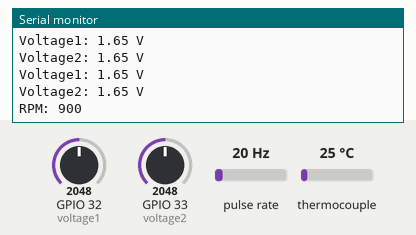
Recording of a sketch running on a simulated ESP32. On the bench: the last lines printed to the serial monitor. Wiring (inferred from the names in the program): pulse sensor: data GPIO 18. The inputs (shaded band) are chosen by the test bench; at power-on: pulse rate 20 Hz, GPIO 32 (voltage1) = 2048, GPIO 33 (voltage2) = 2048, thermocouple 25 °C. Nothing arrives over Bluetooth unless stated.

Above: at 1.7 s.
1.8 s: pulse rate (sensor on GPIO 18) set to 4 Hz
At 3.1 s:
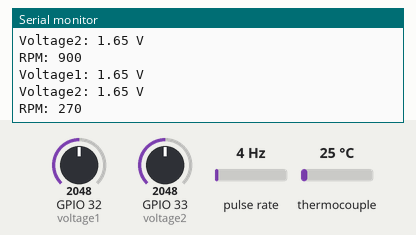
3.3 s: GPIO 32 (voltage1) set to 2866
At 4.3 s:
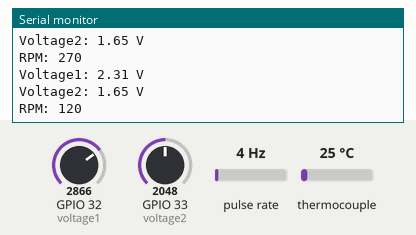
4.8 s: GPIO 33 (voltage2) set to 2866
At 6.1 s:
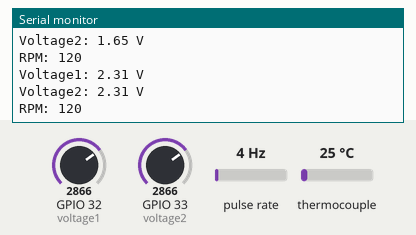
6.3 s: pulse rate (sensor on GPIO 18) set to 50 Hz
At 7.1 s:
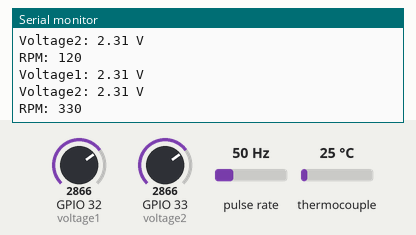
7.8 s: GPIO 32 (voltage1) set to 3972
At 9.1 s:
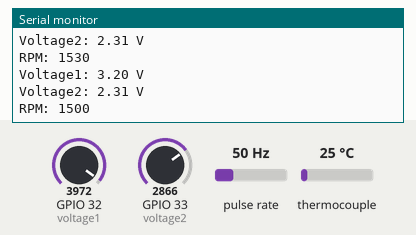
9.3 s: GPIO 33 (voltage2) set to 3972
At 10.3 s:
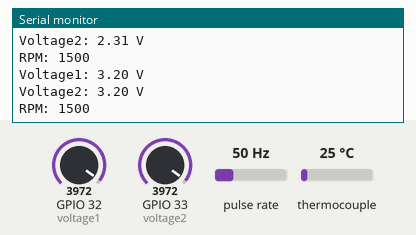
Timing chart, 0 to 11.8 s (numbered marks = the images above; inputs shaded):
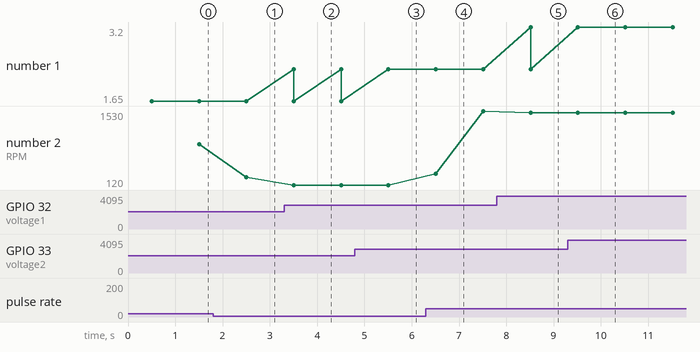

The sketch:

ALLSENSORS_BT.ino
```cpp
#include "max6675.h"
#include "BluetoothSerial.h"

int thermoDO = 4;  //so
int thermoCS = 5; //cs
int thermoCLK = 2; //sck
int voltage1  = 32;   //voltage input
int voltage2  = 33;   //volrage input from sensor
const int sensorPin = 18;  // Define the pin where your tachometer sensor is connected vout HW-201
volatile unsigned long pulseCount = 0;
unsigned long lastTime = 0;
unsigned long currentTime = 0;

BluetoothSerial SerialBT;

MAX6675 thermocouple(thermoCLK, thermoCS, thermoDO);

void setup() {
  Serial.begin(9600);
  SerialBT.begin("All_four_senors");
  Serial.println("All_four_senors");
  pinMode(voltage1, INPUT);
  pinMode(voltage2, INPUT);
  pinMode(sensorPin, INPUT_PULLUP);  // Set the sensor pin as an input with internal pull-up resistor
  attachInterrupt(digitalPinToInterrupt(sensorPin), countPulses, RISING); // Attach interrupt to the sensor pin


  // wait for MAX chip to stabilize
  delay(500);
}

void loop() {
  // basic readout test, just print the current temp
   currentTime = millis();
   int rawVoltage1 = analogRead(voltage1);
   int rawVoltage2 = analogRead(voltage2);
   float voltage1 = (rawVoltage1 / 4095.0) * 3.3;
   float voltage2 = (rawVoltage2 / 4095.0) * 3.3;
   Serial.print("Voltage1: ");  //voltage input
   Serial.print(voltage1);
   Serial.println(" V");
   Serial.print("Voltage2: ");  //voltage input
   Serial.print(voltage2);
   Serial.println(" V");
   SerialBT.print("Voltage1: ");  //voltage input
   SerialBT.print(voltage1);
   SerialBT.println(" V");
   SerialBT.print("Voltage2: ");  //voltage input
   SerialBT.print(voltage2);
   SerialBT.println(" V");
  // Calculate RPM every 1000 milliseconds (1 second)
  if (currentTime - lastTime >= 1000) {
    unsigned long rpm = (pulseCount * 60) / 2; // Adjust for the number of pulses per rotation (e.g., 2 pulses per rotation)
    lastTime = currentTime;
    Serial.print("RPM: ");
    Serial.println(rpm);
    SerialBT.print("RPM: ");
    SerialBT.println(rpm);
    pulseCount = 0;
  }
   SerialBT.print("C = ");
   SerialBT.println(thermocouple.readCelsius());
   //Serial.print("F = ");
   //Serial.println(thermocouple.readFahrenheit());

   // For the MAX6675 to update, you must delay AT LEAST 250ms between reads!
   delay(1000);
}

void countPulses() {
  pulseCount++; // Increment the pulse count
}
```

Measured:
- after the input at 1.8 s, the serial monitor: prints a new line after 0.70 s (image 1)
- after the input at 3.3 s, the serial monitor: prints a new line after 0.20 s (image 2)
- after the input at 4.8 s, the serial monitor: prints a new line after 0.71 s (image 3)
- after the input at 6.3 s, the serial monitor: prints a new line after 0.21 s (image 4)
- after the input at 7.8 s, the serial monitor: prints a new line after 0.71 s (image 5)
- after the input at 9.3 s, the serial monitor: prints a new line after 0.21 s (image 6)
- plotted number 2: 900 → 270 after the input at 1.8 s, 120 → 1530 after the input at 6.3 s
